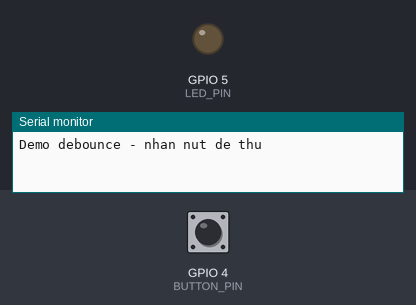
A sketch run on a simulated ESP32. Parts: output pins drawn as LEDs (lit = HIGH), the last lines printed to the serial monitor. The inputs (shaded band) are chosen by the test bench; at power-on: GPIO 4 (BUTTON_PIN) HIGH.

Above: at 1.2 s.
1.3 s: GPIO 4 (BUTTON_PIN) pulled LOW for 0.15 s
At 1.6 s:
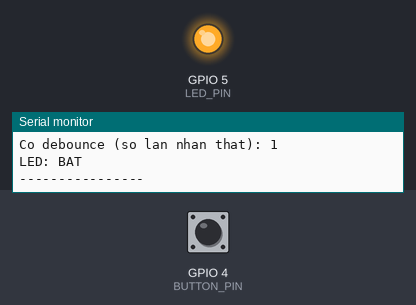
2.9 s: GPIO 4 (BUTTON_PIN) pulled LOW for 1 s
At 4.0 s:
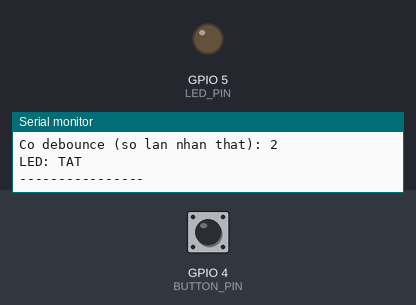
5.4 s: GPIO 4 (BUTTON_PIN) pulled LOW for 3.2 s
At 5.9 s:
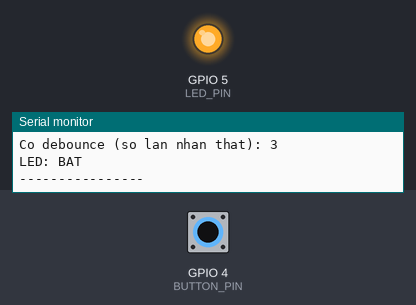
Timing chart, 0 to 8.4 s (numbered marks = the images above; inputs shaded):
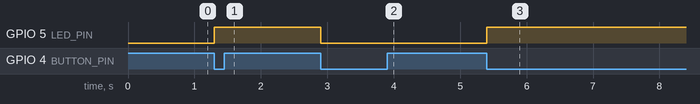

Measured:
- after the input at 1.3 s, GPIO 5 (LED_PIN): LOW → HIGH at once
- after the input at 2.9 s, GPIO 5 (LED_PIN): HIGH → LOW at once
- after the input at 5.4 s, GPIO 5 (LED_PIN): LOW → HIGH at once

The sketch:

code_B2.ino
```cpp
#define BUTTON_PIN 4
#define LED_PIN 5

#define DEBOUNCE_MS 50

volatile unsigned long rawCount = 0;
volatile unsigned long debounceCount = 0;
volatile unsigned long lastInterruptTime = 0;
volatile bool ledState = false;
volatile bool pressed = false;

void IRAM_ATTR buttonISR() {
  rawCount++;
  unsigned long now = millis();
  if (now - lastInterruptTime > DEBOUNCE_MS) {
    debounceCount++;
    ledState = !ledState;
    pressed = true;
  }
  lastInterruptTime = now;
}

void setup() {
  Serial.begin(115200);
  pinMode(BUTTON_PIN, INPUT_PULLUP);
  pinMode(LED_PIN, OUTPUT);
  digitalWrite(LED_PIN, LOW);
  attachInterrupt(digitalPinToInterrupt(BUTTON_PIN), buttonISR, FALLING);
  Serial.println("Demo debounce - nhan nut de thu");
}

void loop() {
  digitalWrite(LED_PIN, ledState);

  if (pressed) {
    delay(100);
    pressed = false;
    Serial.print("Khong debounce (so lan ngat): ");
    Serial.println(rawCount);
    Serial.print("Co debounce (so lan nhan that): ");
    Serial.println(debounceCount);
    Serial.print("LED: ");
    Serial.println(ledState ? "BAT" : "TAT");
    Serial.println("----------------");
  }
}
```
